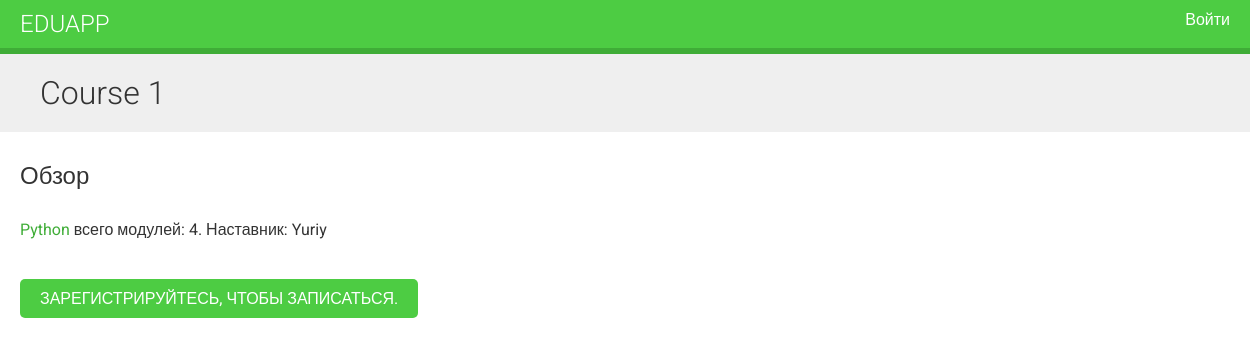
Page /course/course1/ on the committed database.
### courses/models.py (models this page shows, shortened)
class Course(models.Model):
    owner = models.ForeignKey(User, related_name='courses_created', on_delete=models.CASCADE)
    subject = models.ForeignKey(Subject, related_name='courses', on_delete=models.CASCADE)
    title = models.CharField(max_length=200)
    slug = models.SlugField(max_length=200, unique=True)
    overview = models.TextField()
    created = models.DateTimeField(auto_now_add=True)
    students = models.ManyToManyField(User, related_name='courses_joined', blank=True)
    class Meta:
        ordering = ['-created']

class Subject(models.Model):
    title = models.CharField(max_length=200)
    slug = models.SlugField(max_length=200, unique=True)
    class Meta:
        ordering = ['title']

### courses/views.py (the view)
# urls.py: path('<slug:slug>/', views.CourseDetailView.as_view(), name='course_detail'),
class CourseDetailView(DetailView):
    model = Course
    template_name = 'courses/course/detail.html'
    def get_context_data(self, **kwargs):
        context = super().get_context_data(**kwargs)
        context['enroll_form'] = CourseEnrollForm(initial={'course': self.object})
        return context

### courses/templates/courses/course/detail.html (shortened to what this page needs)
{% extends "base.html" %}
{% block content %}
{% with subject=object.subject %}
<h1>
    {{ object.title }}
</h1>
<div class="module">
    <h2>Обзор</h2>
    <p>
        <a href="{% url 'course_list_subject' subject.slug %}">{{ subject.title }}</a>
        всего модулей: {{ object.modules.count }}.
        Наставник: {{ object.owner.get_full_name }}
    </p>
    {% if request.user.is_authenticated %}
    <form action="{% url 'student_enroll_course' %}" method="post">
    {{ enroll_form }}
    {% csrf_token %}
    <input type="submit" value="Записаться">
    </form>
    {% else %}
    <a href="{% url 'student_registration' %}" class="button">
    Зарегистрируйтесь, чтобы записаться.
    </a>
    {% endif %}
</div>
{% endwith %}
{% endblock %}

### courses/static/CSS/base.css (style rules this page uses)
body { margin:0; font-family:'Roboto', sans-serif; font-weight:400; color:#333; }
a { color:#3fad37; text-decoration:none; }
h1, h2, h3, h4, h5, h6 { font-family:'Roboto', sans-serif; font-weight:300; }
h1 { background:#efefef; width:100%; overflow:auto; padding:20px 0 20px 40px; margin:0; }
.module { padding:10px 20px; float:left; width:600px; }
.module p { margin:10px 0 20px; width:100%; float:left; }
input[type=submit], a.button { border-radius:5px; background:#4dcc43; color:#fff; font-size:16px; text-transform:uppercase; border:none; padding:10px 20px; margin:20px 0; }

### rows in the picture
Course: title "Course 1", modules.count "4", owner.get_full_name "Yuriy"
Subject: title "Python"
